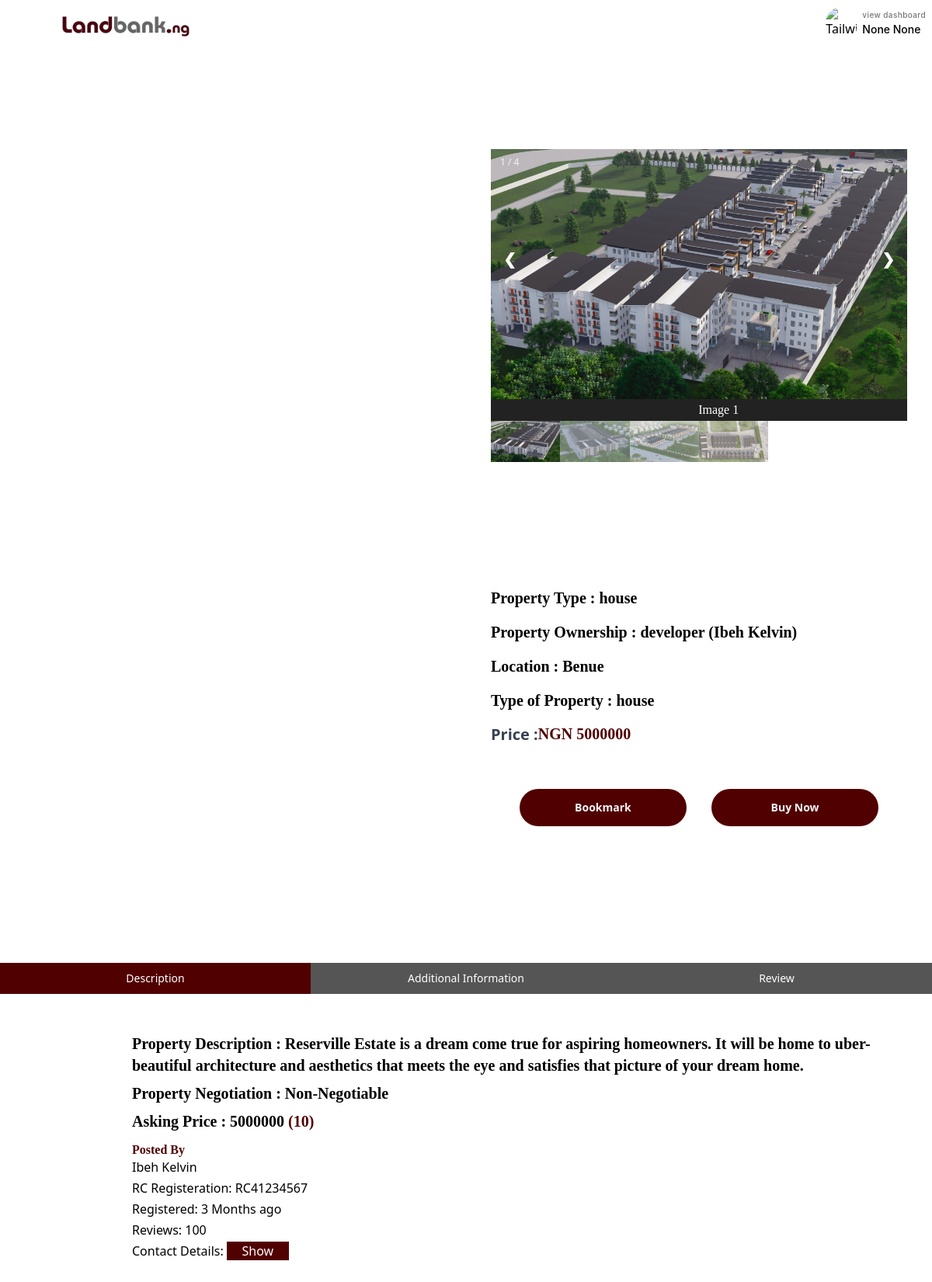
/JVA/details/1 (signed in), run on the app's committed database.
### server.py (models this page shows, shortened)
class User(db.Model, UserMixin):
    id = db.Column(db.Integer, primary_key=True)
    firstname = db.Column(db.String(255)  )
    lastname = db.Column(db.String(255))
    email = db.Column(db.String(255), unique=True, nullable=True)
    password = db.Column(db.String(255), nullable=True)
    location = db.Column(db.String(100), nullable=True)  # Making user_location nullable
    nin_number = db.Column(db.String(20), nullable=True)  # Making nin_number nullable
    nin_slip = db.Column(db.String(100), nullable=True)  # Making nin_photo nullable
    bio = db.Column(db.Text, nullable=True)  # Making bio nullable
    phone_number = db.Column(db.String(20), nullable=True)  # Making phone_number nullable
    phone_number_two = db.Column(db.String(20), nullable=True)
    biz_name = db.Column(db.String(100), nullable=True)
    biz_bio = db.Column(db.Text, nullable=True)
    biz_location = db.Column(db.String(100), nullable=True)
    biz_number = db.Column(db.String(20), nullable=True)
    cac_numbers = db.Column(db.String(100), nullable=True)
    cac_slip = db.Column(db.String(100), nullable=True)
    is_admin = db.Column(db.Boolean, default=False)
    cart_items = db.relationship('CartItem', backref='user', lazy=True)
    profile_picture = db.Column(db.String(255))  # Add profile picture column

class JVA(db.Model):
    id = db.Column(db.Integer, primary_key=True)
    jva_property_ownership = db.Column(db.String, nullable=False)
    jva_lga = db.Column(db.String(255), nullable=False)
    jva_property_available = db.Column(db.String, nullable=False)
    location = db.Column(db.String(255), nullable=False)
    jva_property_type = db.Column(db.String, nullable=False)
    jva_subtype = db.Column(db.String, nullable=False)
    jva_negotiation = db.Column(db.String, nullable=False)
    jva_price = db.Column(db.String, nullable=False)
    jva_percent = db.Column(db.String, nullable=False)
    jva_charges = db.Column(db.String, nullable=False)
    jva_description = db.Column(db.Text, nullable=False)
    date_posted = db.Column(db.DateTime, default=datetime.utcnow)
    jva_likes = db.Column(db.Integer, default=0)
    jva_shares = db.Column(db.Integer, default=0)
    user_id = db.Column(db.Integer, db.ForeignKey('user.id'))
    user = relationship('User', backref='jva_properties')
    approved = db.Column(db.Boolean, default=False)  # Define the 'approved' field
    image_filenames = db.Column(db.String)  # Store as comma-separated string
    document_filenames = db.Column(db.String)
    time_posted = db.Column(db.Time)

### server.py (the view, shortened to what this page needs)
@app.route('/JVA/details/<int:jva_id>', methods=['GET', 'POST'])
def jva_details(jva_id):
    user = current_user
    jva = JVA.query.get(jva_id)
    if not jva:
        flash('JVA property not found', 'error')
        return redirect(url_for('index'))
    if not current_user.is_authenticated:
        flash('Please log in to add items to your cart.', 'info')
        return redirect(url_for('login'))
    jva_images = jva.image_filenames.split(',') if JVA.image_filenames else []
    return render_template('JVA_details.html', jva=jva, image_files=jva_images, user=user)

### server.py (called while the page is built)
@login_manager.user_loader
def load_user(user_id):
    return User.query.get(int(user_id))

def jinja2_enumerate(iterable):
    return enumerate(iterable)

### templates/JVA_details.html (shortened to what this page needs)
<!DOCTYPE html>
<html lang="en">
<head>
    <link href="https://cdnjs.cloudflare.com/ajax/libs/flowbite/2.2.1/flowbite.min.css" rel="stylesheet" />
    <link href="https://cdn.jsdelivr.net/npm/daisyui@4.6.0/dist/full.min.css" rel="stylesheet" type="text/css" />
<script src="https://cdn.tailwindcss.com"></script>
<link rel="stylesheet" href="../static/css/differemt.css">
<link href='https://unpkg.com/boxicons@2.1.4/css/boxicons.min.css' rel='stylesheet'>
</head>
<body class="bg-white text-black">
    {% include "dash_nav.html" %}
<section>
    <div class="bg-white text-black mx-auto max-w-screen-xl px-4 py-16 sm:px-6 sm:py-24 lg:px-8">
      <div class="bg-white text-black mt-8 grid grid-cols-1 gap-8 lg:grid-cols-2 lg:gap-16">
        <div class="relative h-64 overflow-hidden sm:h-80 lg:h-full">
        </div>
        <div class="bg-white text-black lg:py-16">
          <article class="bg-white text-black space-y-4 text-gray-600">
            <div class="bg-white text-black container">
              {% if jva.image_filenames %}
              {% set image_files = jva.image_filenames.split(',') %}
              {% for image_file in image_files %}
                  <div class="mySlides">
                      <div class="numbertext">{{ loop.index }} / {{ image_files|length }}</div>
                      <img src="{{ url_for('static', filename='uploads/' + image_file.strip()) }}" style="width:100%">
                  </div>
              {% endfor %}
          {% endif %}
                <a class="prev" onclick="plusSlides(-1)">&#10094;</a>
                <a class="next" onclick="plusSlides(1)">&#10095;</a>
                <div class="caption-container">
                  <p id="caption"></p>
                </div>
                <div class="rowy">
                  {% if jva.image_filenames %}
                      {% for index, image_file in jva.image_filenames.split(',') | enumerate %}
                          <div class="column">
                              <img class="demo cursor" src="{{ url_for('static', filename='uploads/' + image_file.strip()) }}" style="width:100%" onclick="currentSlide({{ index + 1 }})" alt="Image {{ index + 1 }}">
                          </div>
                      {% endfor %}
                  {% endif %}
              </div>
              </div>
              <h2 class="text-xl font-bold mb-2 mb-11">Property Type : {{jva.jva_property_type}}</h2>
              <h2 class="text-xl font-bold mb-2 mb-11">Property Ownership : {{jva.jva_property_ownership}} ({{jva.user.firstname}} {{jva.user.lastname}})</h2>
              <h2 class="text-xl font-bold mb-2 mb-11">Location : {{jva.location}}</h2>
              <h2 class="text-xl font-bold mb-2 mb-11">Type of Property : {{jva.jva_property_type}}</h2>
                <div class=" text-xl font-bold flex items-center text-gray-700 mb-4">Price :
                  <span class="price font-bold"> NGN {{jva.jva_price}}</span>
                </div>
              <br>
              <div class="row">
                <div class="columns">
                  <form action="{{ url_for('jva_details', jva_id=jva.id) }}" method="post">
                    <button style="background-color: #510000; color: whitesmoke;" type="submit" name="add_to_cart" class="one btn btn">Bookmark</button>
                </form>
                </div>
                <div class="columns">
                  <a href="/cart">
                    <button id="buyButton" style="background-color: #510000; color: whitesmoke;" class="one btn btn" tabindex="-1" role="button" aria-disabled="true">Buy Now</button>
                  </a>
                </div>
</div>
</article>
              </div>
        </div>
        </div>
          <div class="max-w-full mb-10 ">
            <button class="tablink w-1/3 text-sm" onclick="openCity('London', this, '#510000')" id="defaultOpen">Description</button>
            <button class="tablink w-1/3 text-sm" onclick="openCity('Paris', this, '#510000')"><span class="hidden md:inline">Additional</span> Information</button>
            <button class="tablink w-1/3 text-sm" onclick="openCity('Tokyo', this, '#510000')">Review</button>
          </div>
              <div id="London" class="tabcontent mx-auto w-fit" style="text-align: start; margin-left: 10%;">
                <h2 class="w-auto text-xs font-bold mb-2 mb-11 lg:text-xl font-bold mb-2 mb-11">Property Description : {{jva.jva_description}}</h2>
                <h2 class="w-auto text-xs font-bold mb-2 mb-11 lg:text-xl font-bold mb-2 mb-11">Property Negotiation : {{jva.jva_negotiation}}</h2>
                <h2 class="text-xl font-bold mb-2 mb-11">Asking Price  : {{jva.jva_price}} <span style="color: #510000;">({{jva.jva_percent}})</span></h2>
              <h3 style="color: #510000; font-weight: bolder; padding-top: 5px;">Posted By</h3>
              <h4>{{jva.user.firstname}} {{jva.user.lastname}}</h4>
              <h4>RC Registeration: RC41234567</h4>
              <h4>Registered:  3 Months ago</h4>
              <h4>Reviews: 100</h4>
              <span id="contactDetails">Contact Details:
              </span>
              <button style="background-color: #510000; color: #FFFFFF; width: 80px;" onclick="revealContent()">Show</button>
              <br>
              <br>
            </div>
    </section>
</body>
</html>

### templates/dash_nav.html (shortened to what this page needs)
<div class="navbar bg-white text-black">
    <div class="flex-1">
      <a href="/dashboard" class=" btn-ghost text-xl">
        <img class="jmsoltech-1-icon14" src=" {{ url_for('static', filename='image/jmsoltech-11@2x.png' ) }}" alt="">
      </a>
    </div>
    <div class="flex-none">
      <div tabindex="0" role="button" class=" btn-ghost btn-circle avatar">
        <div class="w-10 rounded-full">
          {% if user.profile_picture %}
          <img src="{{ url_for('static', filename=user.profile_picture) }}" alt="Profile Picture" width="100" height="100">
          {% else %}
      <img alt="Tailwind CSS Navbar component" src="https://daisyui.com/images/stock/photo-1534528741775-53994a69daeb.jpg" />
      {% endif %}
        </div>
      </div>
      <div class="dropdown dropdown-end">
        <div class="covert">
  <h4 class="dash"><a href="/dashboard">view dashboard</a></h4>
  <h4 class="name" style="color: black;">{{user.firstname}}  {{user.lastname}}</h4>
        </div>
      </div>
    </div>
  </div>

### static/css/differemt.css (style rules this page uses)
.row { display: flex; flex-direction: row; justify-content: center; align-items: center; margin-left: 0%; margin-bottom: 3%; }
.rowy { display: flex; flex-direction: row; }

### templates/JVA_details.html (style rules this page uses)
body, html { background-color:'white'; color: 'black'; }
* { box-sizing: border-box; background-color:'white'; color: 'black'; }
.container { position: relative; }
.mySlides { display: none; }
.cursor { cursor: pointer; }
.prev, .next { cursor: pointer; position: absolute; top: 40%; width: auto; padding: 16px; margin-top: -50px; color: white; font-weight: bold; font-size: 20px; border-radius: 0 3px 3px 0; user-select: none; -webkit-user-select: none; }
.next { right: 0; border-radius: 3px 0 0 3px; }
.numbertext { color: #f2f2f2; font-size: 12px; padding: 8px 12px; position: absolute; top: 0; }
.caption-container { text-align: center; background-color: #222; padding: 2px 16px; color: white; }
.row:after { content: ""; display: table; clear: both; }
.column { float: left; width: 16.66%; }
.demo { opacity: 0.6; }
.active, .demo:hover { opacity: 1; }
h2 { font-family: Cabinet Grotesk; font-size: 24px; font-weight: 700; line-height: 30px; letter-spacing: 0em; text-align: left; color: black; }
.price { font-family: Cabinet Grotesk; font-size: 20px; font-weight: 700; line-height: 25px; letter-spacing: 0em; text-align: left; color: #510000; }
.one { color: #510000; background-color: white; width: 215px; height: 40px; padding: 8px, 57px, 8px, 58px; border-radius: 40px; border: 1px; border:1px solid linear-gradient(0deg, #510000, #510000), linear-gradient(0deg, #FFFFFF, #FFFFFF);; }
.tablink { background-color: #555; color: white; float: left; border: none; outline: none; cursor: pointer; padding: 10px 10px; font-size: 15px; width: 30%; }
h4 { font-weight: 900; padding-bottom: 3px; }
h3 { font-family: Cabinet Grotesk; font-size: 16px; font-weight: 500; line-height: 20px; letter-spacing: 0em; text-align: left; }
.tabcontent { color:black; display: none; padding: 50px; text-align: start; }
.rowy { margin-bottom: 30%; }
p { font-family: cabinet Grotesk; font-size: 16px; padding-left: 10%; }
.row { display: flex; flex-direction: row; }
.columns { padding: 3%; }

### templates/dash_nav.html (style rules this page uses)
.navbar { position: fixed; top: 0; width: 100%; z-index: 10; }
.btn { background-color: none }
.name { font-family: Inter; font-size: 14px; font-weight: 500; line-height: 20px; text-align: left; color: #000000; }
.dash { font-family: Inter; font-size: 10px; font-weight: 500; line-height: 12px; letter-spacing: 0.4000000059604645px; text-align: left; color: #757575; }
.jmsoltech-1-icon14 { position: absolute; top: -40px; left: 23px; width: 278px; height: 148px; object-fit: cover; cursor: pointer; }

### data on the page
User: firstname "None", lastname "None"
JVA: jva_property_type "house", jva_property_ownership "developer", location "Benue", jva_price "5000000", jva_description "Reserville Estate is a dream come true for aspiring homeowners. It will be home to uber-beautiful architecture and aesthetics that meets the eye and satisfies that picture of your dream home.", jva_negotiation "Non-Negotiable", jva_percent "10"
User: user.firstname "Ibeh", user.lastname "Kelvin"

### other printed values
{{ image_files|length }} "4"
